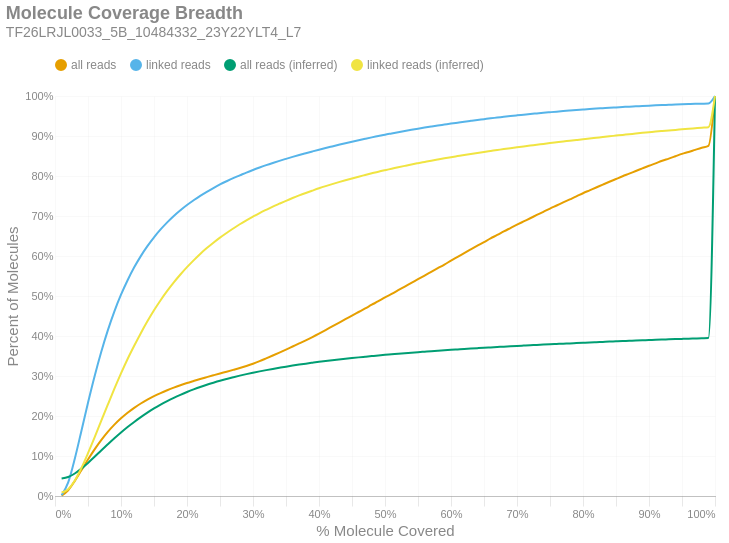

Notebook code for this chart:
### Markdown cell above
### Molecule Read Coverage
This chart shows molecule coverage breadth as computed by the number of bases aligned to that molecule. In other words, "*how much of each unique long molecule is actually sequenced/aligned?*" Keep in mind there is a distinction between sequences and alignments, since some sequences belonging to a particular molecule may not align well and wouldn't appear in the alignment data. This chart also shows molecule coverage breadth as computed by the *inferred fragment* from which the aligned sequences originate. Unlike read coverage, this calculation takes into account the total insert size, including unsequenced gaps between the forward and reverse reads. Like the previous figures, these are cumulative percents.

### Code cell
if SKIPLR:
    print_html(f"Skipped")
else:
    binned_df = consolidated_hist(valids['coverage_bp'], mask, 0.01, True)
    binned_df_inf = consolidated_hist(valids['coverage_inserts'], mask, 0.01, True)
    binned_df = binned_df.with_columns(pl.lit(binned_df_inf['all reads (cumsum)']).alias('all reads (inferred)'))
    binned_df = binned_df.with_columns(pl.lit(binned_df_inf['linked reads (cumsum)']).alias('linked reads (inferred)'))
    binned_df = binned_df.with_columns(
        (pl.col('bin').cast(pl.Float64) + 0.01).alias('right_edge')
    )

    with SafeRender(binned_df):
        (
            density_plot(binned_df, 'Molecule Coverage Breadth', samplename, 'molcov', ['all reads (inferred)','linked reads (inferred)'])
            .encode(
                #x=alt.X('bin:Q', title="% Molecule Covered").axis(format = '%').scale(padding=0),
                x=alt.X('right_edge:Q', title="% Molecule Covered").axis(format='%').scale(padding=0),
                y=alt.Y('value:Q', title='Percent of Molecules')
                    .axis(format='%')
                    .stack(False)
                    .scale(domainMin=0, padding=0),
                color=alt.Color("key:N").scale(domain = ["all reads", "linked reads", "all reads (inferred)", "linked reads (inferred)"]),
                tooltip = [
                    alt.Tooltip("key:N", title = "Data Type"),
                    alt.Tooltip("range_label:N", title="% Molecule Covered"),
                    alt.Tooltip("value:Q", format = ".2%", title="% Molecules")
                ]
            )
        ).display()

### Figure 1 — Vega-Lite specification as saved in the notebook (floating-point values rounded to 4 significant figures)
{"width": "container", "height": 400, "config": {"title": {"anchor": "start", "dy": -15, "fontSize": 18, "color": "#888888", "subtitleColor": "#888888", "subtitleFontSize": 14}, "arc": {"fill": "#0072B2"}, "axis": {"domainColor": "#888888", "domainWidth": 0.5, "gridWidth": 0.2, "grid": false, "titleFontWeight": 400, "titleFontSize": 15, "labelFontSize": 11, "labelColor": "#888888", "tickColor": "#888888", "tickWidth": 0.2, "titleColor": "#888888"}, "axisBand": {"grid": false}, "axisX": {"grid": true, "tickSize": 10, "domainCap": "round"}, "axisY": {"domain": false, "grid": true, "tickSize": 0, "domainCap": "round"}, "background": "transparent", "header": {"labelFontSize": 15, "labelColor": "#888888", "titleFontSize": 15, "titleFontWeight": 600, "titleColor": "#888888"}, "legend": {"labelFont": "sans-serif", "labelFontSize": 12, "labelColor": "#888888", "symbolSize": 100, "symbolType": "circle", "titleFontSize": 12, "titlePadding": 10, "titleColor": "#888888", "title": null, "orient": "top"}, "range": {"category": ["#E69F00", "#56B4E9", "#009E73", "#F0E442", "#0072B2", "#D55E00", "#CC79A7", "#000000"], "diverging": ["#cfe8f3", "#a2d4ec", "#73bfe2", "#46abdb", "#1696d2", "#12719e"]}, "area": {"fill": "#0072B2", "fillOpacity": 0.7, "line": true, "strokeOpacity": 0.7}, "line": {"color": "#0072B2", "stroke": "#0072B2", "strokeWidth": 2}, "trail": {"color": "#0072B2", "stroke": "#0072B2", "strokeWidth": 0, "size": 1}, "point": {"filled": true, "fillOpacity": 1.0, "size": 95}, "text": {"color": "#888888", "fontSize": 11, "align": "right", "fontWeight": 400, "size": 11}, "bar": {"fill": "#0072B2", "stroke": null}, "view": {"stroke": null, "continuousWidth": 660, "continuousHeight": 400}}, "data": {"name": "data-8735054718c991480f7548c6e13b1dec"}, "mark": {"type": "line", "interpolate": "monotone", "point": {"opacity": 0, "size": 275}}, "encoding": {"color": {"field": "key", "scale": {"domain": ["all reads", "linked reads", "all reads (inferred)", "linked reads (inferred)"]}, "type": "nominal"}, "tooltip": [{"field": "key", "title": "Data Type", "type": "nominal"}, {"field": "range_label", "title": "% Molecule Covered", "type": "nominal"}, {"field": "value", "format": ".2%", "title": "% Molecules", "type": "quantitative"}], "x": {"axis": {"format": "%"}, "field": "right_edge", "scale": {"padding": 0}, "title": "% Molecule Covered", "type": "quantitative"}, "y": {"axis": {"format": "%"}, "field": "value", "scale": {"domainMin": 0, "padding": 0}, "stack": false, "title": "Percent of Molecules", "type": "quantitative"}}, "params": [{"name": "param_c36ac31b6afebe62", "select": {"type": "point", "fields": ["key"]}, "bind": "legend"}], "title": {"text": "Molecule Coverage Breadth", "subtitle": "TF26LRJL0033_5B_10484332_23Y22YLT4_L7"}, "transform": [{"fold": ["all reads (cumsum)", "linked reads (cumsum)", "all reads (inferred)", "linked reads (inferred)"]}, {"calculate": "replace(datum.key, ' (cumsum)', '')", "as": "key"}, {"filter": {"param": "param_c36ac31b6afebe62"}}], "usermeta": {"embedOptions": {"downloadFileName": "TF26LRJL0033_5B_10484332_23Y22YLT4_L7.molcov"}}, "$schema": "https://vega.github.io/schema/vega-lite/v6.4.1.json", "datasets": {"data-8735054718c991480f7548c6e13b1dec": [{"bin": "0.0", "interval": "0.0-0.01", "all reads": 0.001097, "linked reads": 0.002053, "all reads (cumsum)": 0.001097, "linked reads (cumsum)": 0.002053, "range_label": "0.0-0.01", "all reads (inferred)": 0.0436, "linked reads (inferred)": 0.008594, "right_edge": 0.01}, {"bin": "0.01", "interval": "0.01-0.02", "all reads": 0.01324, "linked reads": 0.03223, "all reads (cumsum)": 0.01434, "linked reads (cumsum)": 0.03428, "range_label": "0.01-0.02", "all reads (inferred)": 0.04738, "linked reads (inferred)": 0.017, "right_edge": 0.02}, {"bin": "0.02", "interval": "0.02-0.03", "all reads": 0.02322, "linked reads": 0.05905, "all reads (cumsum)": 0.03755, "linked reads (cumsum)": 0.09333, "range_label": "0.02-0.03", "all reads (inferred)": 0.0562, "linked reads (inferred)": 0.03883, "right_edge": 0.03}, {"bin": "0.03", "interval": "0.03-0.04", "all reads": 0.02667, "linked reads": 0.06931, "all reads (cumsum)": 0.06422, "linked reads (cumsum)": 0.1626, "range_label": "0.03-0.04", "all reads (inferred)": 0.06841, "linked reads (inferred)": 0.07004, "right_edge": 0.04}, {"bin": "0.04", "interval": "0.04-0.05", "all reads": 0.02696, "linked reads": 0.07049, "all reads (cumsum)": 0.09119, "linked reads (cumsum)": 0.2331, "range_label": "0.04-0.05", "all reads (inferred)": 0.08276, "linked reads (inferred)": 0.1071, "right_edge": 0.05}, {"bin": "0.05", "interval": "0.05-0.06", "all reads": 0.02527, "linked reads": 0.06624, "all reads (cumsum)": 0.1165, "linked reads (cumsum)": 0.2994, "range_label": "0.05-0.06", "all reads (inferred)": 0.09791, "linked reads (inferred)": 0.1465, "right_edge": 0.06}, {"bin": "0.06", "interval": "0.06-0.07", "all reads": 0.02315, "linked reads": 0.06069, "all reads (cumsum)": 0.1396, "linked reads (cumsum)": 0.3601, "range_label": "0.06-0.07", "all reads (inferred)": 0.1137, "linked reads (inferred)": 0.1878, "right_edge": 0.07}, {"bin": "0.07", "interval": "0.07-0.08", "all reads": 0.0206, "linked reads": 0.05415, "all reads (cumsum)": 0.1602, "linked reads (cumsum)": 0.4142, "range_label": "0.07-0.08", "all reads (inferred)": 0.1292, "linked reads (inferred)": 0.2284, "right_edge": 0.08}, {"bin": "0.08", "interval": "0.08-0.09", "all reads": 0.01811, "linked reads": 0.04755, "all reads (cumsum)": 0.1783, "linked reads (cumsum)": 0.4618, "range_label": "0.08-0.09", "all reads (inferred)": 0.1443, "linked reads (inferred)": 0.2682, "right_edge": 0.09}, {"bin": "0.09", "interval": "0.09-0.1", "all reads": 0.01585, "linked reads": 0.04153, "all reads (cumsum)": 0.1942, "linked reads (cumsum)": 0.5033, "range_label": "0.09-0.1", "all reads (inferred)": 0.1589, "linked reads (inferred)": 0.3064, "right_edge": 0.1}, {"bin": "0.1", "interval": "0.1-0.11", "all reads": 0.01387, "linked reads": 0.03622, "all reads (cumsum)": 0.208, "linked reads (cumsum)": 0.5395, "range_label": "0.1-0.11", "all reads (inferred)": 0.1726, "linked reads (inferred)": 0.3424, "right_edge": 0.11}, {"bin": "0.11", "interval": "0.11-0.12", "all reads": 0.01236, "linked reads": 0.03218, "all reads (cumsum)": 0.2204, "linked reads (cumsum)": 0.5717, "range_label": "0.11-0.12", "all reads (inferred)": 0.1852, "linked reads (inferred)": 0.3755, "right_edge": 0.12}, {"bin": "0.12", "interval": "0.12-0.13", "all reads": 0.01084, "linked reads": 0.02805, "all reads (cumsum)": 0.2312, "linked reads (cumsum)": 0.5997, "range_label": "0.12-0.13", "all reads (inferred)": 0.1972, "linked reads (inferred)": 0.4071, "right_edge": 0.13}, {"bin": "0.13", "interval": "0.13-0.14", "all reads": 0.009674, "linked reads": 0.02482, "all reads (cumsum)": 0.2409, "linked reads (cumsum)": 0.6246, "range_label": "0.13-0.14", "all reads (inferred)": 0.2084, "linked reads (inferred)": 0.4367, "right_edge": 0.14}, {"bin": "0.14", "interval": "0.14-0.15", "all reads": 0.008691, "linked reads": 0.02217, "all reads (cumsum)": 0.2496, "linked reads (cumsum)": 0.6467, "range_label": "0.14-0.15", "all reads (inferred)": 0.2189, "linked reads (inferred)": 0.4642, "right_edge": 0.15}, {"bin": "0.15", "interval": "0.15-0.16", "all reads": 0.00779, "linked reads": 0.01968, "all reads (cumsum)": 0.2574, "linked reads (cumsum)": 0.6664, "range_label": "0.15-0.16", "all reads (inferred)": 0.2285, "linked reads (inferred)": 0.4895, "right_edge": 0.16}, {"bin": "0.16", "interval": "0.16-0.17", "all reads": 0.007064, "linked reads": 0.01764, "all reads (cumsum)": 0.2644, "linked reads (cumsum)": 0.684, "range_label": "0.16-0.17", "all reads (inferred)": 0.2373, "linked reads (inferred)": 0.5127, "right_edge": 0.17}, {"bin": "0.17", "interval": "0.17-0.18", "all reads": 0.006487, "linked reads": 0.01591, "all reads (cumsum)": 0.2709, "linked reads (cumsum)": 0.6999, "range_label": "0.17-0.18", "all reads (inferred)": 0.2455, "linked reads (inferred)": 0.5341, "right_edge": 0.18}, {"bin": "0.18", "interval": "0.18-0.19", "all reads": 0.005958, "linked reads": 0.01431, "all reads (cumsum)": 0.2769, "linked reads (cumsum)": 0.7143, "range_label": "0.18-0.19", "all reads (inferred)": 0.253, "linked reads (inferred)": 0.5538, "right_edge": 0.19}, {"bin": "0.19", "interval": "0.19-0.2", "all reads": 0.005576, "linked reads": 0.0132, "all reads (cumsum)": 0.2825, "linked reads (cumsum)": 0.7275, "range_label": "0.19-0.2", "all reads (inferred)": 0.26, "linked reads (inferred)": 0.5721, "right_edge": 0.2}, {"bin": "0.2", "interval": "0.2-0.21", "all reads": 0.005096, "linked reads": 0.01179, "all reads (cumsum)": 0.2876, "linked reads (cumsum)": 0.7392, "range_label": "0.2-0.21", "all reads (inferred)": 0.2665, "linked reads (inferred)": 0.5892, "right_edge": 0.21}, {"bin": "0.21", "interval": "0.21-0.22", "all reads": 0.00498, "linked reads": 0.01113, "all reads (cumsum)": 0.2925, "linked reads (cumsum)": 0.7504, "range_label": "0.21-0.22", "all reads (inferred)": 0.2726, "linked reads (inferred)": 0.6052, "right_edge": 0.22}, {"bin": "0.22", "interval": "0.22-0.23", "all reads": 0.004701, "linked reads": 0.01004, "all reads (cumsum)": 0.2972, "linked reads (cumsum)": 0.7604, "range_label": "0.22-0.23", "all reads (inferred)": 0.2781, "linked reads (inferred)": 0.6198, "right_edge": 0.23}, {"bin": "0.23", "interval": "0.23-0.24", "all reads": 0.004611, "linked reads": 0.009555, "all reads (cumsum)": 0.3019, "linked reads (cumsum)": 0.77, "range_label": "0.23-0.24", "all reads (inferred)": 0.2833, "linked reads (inferred)": 0.6333, "right_edge": 0.24}, {"bin": "0.24", "interval": "0.24-0.25", "all reads": 0.004531, "linked reads": 0.008873, "all reads (cumsum)": 0.3064, "linked reads (cumsum)": 0.7789, "range_label": "0.24-0.25", "all reads (inferred)": 0.2881, "linked reads (inferred)": 0.646, "right_edge": 0.25}, {"bin": "0.25", "interval": "0.25-0.26", "all reads": 0.004342, "linked reads": 0.008075, "all reads (cumsum)": 0.3107, "linked reads (cumsum)": 0.7869, "range_label": "0.25-0.26", "all reads (inferred)": 0.2926, "linked reads (inferred)": 0.6576, "right_edge": 0.26}, {"bin": "0.26", "interval": "0.26-0.27", "all reads": 0.004505, "linked reads": 0.007684, "all reads (cumsum)": 0.3152, "linked reads (cumsum)": 0.7946, "range_label": "0.26-0.27", "all reads (inferred)": 0.2968, "linked reads (inferred)": 0.6687, "right_edge": 0.27}, {"bin": "0.27", "interval": "0.27-0.28", "all reads": 0.0047, "linked reads": 0.00694, "all reads (cumsum)": 0.3199, "linked reads (cumsum)": 0.8015, "range_label": "0.27-0.28", "all reads (inferred)": 0.3009, "linked reads (inferred)": 0.6794, "right_edge": 0.28}, {"bin": "0.28", "interval": "0.28-0.29", "all reads": 0.005175, "linked reads": 0.007042, "all reads (cumsum)": 0.3251, "linked reads (cumsum)": 0.8086, "range_label": "0.28-0.29", "all reads (inferred)": 0.3047, "linked reads (inferred)": 0.6893, "right_edge": 0.29}, {"bin": "0.29", "interval": "0.29-0.3", "all reads": 0.005643, "linked reads": 0.006484, "all reads (cumsum)": 0.3308, "linked reads (cumsum)": 0.8151, "range_label": "0.29-0.3", "all reads (inferred)": 0.3082, "linked reads (inferred)": 0.6985, "right_edge": 0.3}, {"bin": "0.3", "interval": "0.3-0.31", "all reads": 0.00626, "linked reads": 0.006132, "all reads (cumsum)": 0.337, "linked reads (cumsum)": 0.8212, "range_label": "0.3-0.31", "all reads (inferred)": 0.3116, "linked reads (inferred)": 0.7074, "right_edge": 0.31}, {"bin": "0.31", "interval": "0.31-0.32", "all reads": 0.006989, "linked reads": 0.005894, "all reads (cumsum)": 0.344, "linked reads (cumsum)": 0.8271, "range_label": "0.31-0.32", "all reads (inferred)": 0.3147, "linked reads (inferred)": 0.7155, "right_edge": 0.32}, {"bin": "0.32", "interval": "0.32-0.33", "all reads": 0.007178, "linked reads": 0.005528, "all reads (cumsum)": 0.3512, "linked reads (cumsum)": 0.8326, "range_label": "0.32-0.33", "all reads (inferred)": 0.3177, "linked reads (inferred)": 0.7234, "right_edge": 0.33}, {"bin": "0.33", "interval": "0.33-0.34", "all reads": 0.007293, "linked reads": 0.005283, "all reads (cumsum)": 0.3585, "linked reads (cumsum)": 0.8379, "range_label": "0.33-0.34", "all reads (inferred)": 0.3206, "linked reads (inferred)": 0.7308, "right_edge": 0.34}, {"bin": "0.34", "interval": "0.34-0.35", "all reads": 0.007478, "linked reads": 0.00497, "all reads (cumsum)": 0.3659, "linked reads (cumsum)": 0.8429, "range_label": "0.34-0.35", "all reads (inferred)": 0.3233, "linked reads (inferred)": 0.738, "right_edge": 0.35}, {"bin": "0.35", "interval": "0.35-0.36", "all reads": 0.007726, "linked reads": 0.004864, "all reads (cumsum)": 0.3737, "linked reads (cumsum)": 0.8477, "range_label": "0.35-0.36", "all reads (inferred)": 0.326, "linked reads (inferred)": 0.7449, "right_edge": 0.36}, {"bin": "0.36", "interval": "0.36-0.37", "all reads": 0.007711, "linked reads": 0.004717, "all reads (cumsum)": 0.3814, "linked reads (cumsum)": 0.8525, "range_label": "0.36-0.37", "all reads (inferred)": 0.3285, "linked reads (inferred)": 0.7515, "right_edge": 0.37}, {"bin": "0.37", "interval": "0.37-0.38", "all reads": 0.007829, "linked reads": 0.004491, "all reads (cumsum)": 0.3892, "linked reads (cumsum)": 0.857, "range_label": "0.37-0.38", "all reads (inferred)": 0.3309, "linked reads (inferred)": 0.7576, "right_edge": 0.38}, {"bin": "0.38", "interval": "0.38-0.39", "all reads": 0.008121, "linked reads": 0.004418, "all reads (cumsum)": 0.3973, "linked reads (cumsum)": 0.8614, "range_label": "0.38-0.39", "all reads (inferred)": 0.3331, "linked reads (inferred)": 0.7635, "right_edge": 0.39}, {"bin": "0.39", "interval": "0.39-0.4", "all reads": 0.008554, "linked reads": 0.004353, "all reads (cumsum)": 0.4059, "linked reads (cumsum)": 0.8657, "range_label": "0.39-0.4", "all reads (inferred)": 0.3353, "linked reads (inferred)": 0.7692, "right_edge": 0.4}, {"bin": "0.4", "interval": "0.4-0.41", "all reads": 0.008862, "linked reads": 0.004216, "all reads (cumsum)": 0.4148, "linked reads (cumsum)": 0.8699, "range_label": "0.4-0.41", "all reads (inferred)": 0.3374, "linked reads (inferred)": 0.7746, "right_edge": 0.41}, {"bin": "0.41", "interval": "0.41-0.42", "all reads": 0.009183, "linked reads": 0.004044, "all reads (cumsum)": 0.4239, "linked reads (cumsum)": 0.874, "range_label": "0.41-0.42", "all reads (inferred)": 0.3394, "linked reads (inferred)": 0.7797, "right_edge": 0.42}, {"bin": "0.42", "interval": "0.42-0.43", "all reads": 0.009064, "linked reads": 0.004008, "all reads (cumsum)": 0.433, "linked reads (cumsum)": 0.878, "range_label": "0.42-0.43", "all reads (inferred)": 0.3413, "linked reads (inferred)": 0.7846, "right_edge": 0.43}, {"bin": "0.43", "interval": "0.43-0.44", "all reads": 0.008928, "linked reads": 0.003955, "all reads (cumsum)": 0.4419, "linked reads (cumsum)": 0.8819, "range_label": "0.43-0.44", "all reads (inferred)": 0.3431, "linked reads (inferred)": 0.7893, "right_edge": 0.44}, {"bin": "0.44", "interval": "0.44-0.45", "all reads": 0.00911, "linked reads": 0.003808, "all reads (cumsum)": 0.451, "linked reads (cumsum)": 0.8858, "range_label": "0.44-0.45", "all reads (inferred)": 0.3449, "linked reads (inferred)": 0.7939, "right_edge": 0.45}, {"bin": "0.45", "interval": "0.45-0.46", "all reads": 0.00896, "linked reads": 0.003716, "all reads (cumsum)": 0.46, "linked reads (cumsum)": 0.8895, "range_label": "0.45-0.46", "all reads (inferred)": 0.3466, "linked reads (inferred)": 0.7983, "right_edge": 0.46}, {"bin": "0.46", "interval": "0.46-0.47", "all reads": 0.008953, "linked reads": 0.003605, "all reads (cumsum)": 0.469, "linked reads (cumsum)": 0.8931, "range_label": "0.46-0.47", "all reads (inferred)": 0.3482, "linked reads (inferred)": 0.8025, "right_edge": 0.47}, {"bin": "0.47", "interval": "0.47-0.48", "all reads": 0.009183, "linked reads": 0.003518, "all reads (cumsum)": 0.4781, "linked reads (cumsum)": 0.8966, "range_label": "0.47-0.48", "all reads (inferred)": 0.3498, "linked reads (inferred)": 0.8067, "right_edge": 0.48}, {"bin": "0.48", "interval": "0.48-0.49", "all reads": 0.008764, "linked reads": 0.003326, "all reads (cumsum)": 0.4869, "linked reads (cumsum)": 0.8999, "range_label": "0.48-0.49", "all reads (inferred)": 0.3514, "linked reads (inferred)": 0.8108, "right_edge": 0.49}, {"bin": "0.49", "interval": "0.49-0.5", "all reads": 0.0098, "linked reads": 0.003395, "all reads (cumsum)": 0.4967, "linked reads (cumsum)": 0.9033, "range_label": "0.49-0.5", "all reads (inferred)": 0.3528, "linked reads (inferred)": 0.8145, "right_edge": 0.5}, {"bin": "0.5", "interval": "0.5-0.51", "all reads": 0.008387, "linked reads": 0.003065, "all reads (cumsum)": 0.5051, "linked reads (cumsum)": 0.9064, "range_label": "0.5-0.51", "all reads (inferred)": 0.3542, "linked reads (inferred)": 0.8181, "right_edge": 0.51}, {"bin": "0.51", "interval": "0.51-0.52", "all reads": 0.009417, "linked reads": 0.003051, "all reads (cumsum)": 0.5145, "linked reads (cumsum)": 0.9094, "range_label": "0.51-0.52", "all reads (inferred)": 0.3556, "linked reads (inferred)": 0.8218, "right_edge": 0.52}, {"bin": "0.52", "interval": "0.52-0.53", "all reads": 0.009073, "linked reads": 0.003007, "all reads (cumsum)": 0.5236, "linked reads (cumsum)": 0.9124, "range_label": "0.52-0.53", "all reads (inferred)": 0.357, "linked reads (inferred)": 0.8253, "right_edge": 0.53}, {"bin": "0.53", "interval": "0.53-0.54", "all reads": 0.009227, "linked reads": 0.002932, "all reads (cumsum)": 0.5328, "linked reads (cumsum)": 0.9154, "range_label": "0.53-0.54", "all reads (inferred)": 0.3583, "linked reads (inferred)": 0.8288, "right_edge": 0.54}, {"bin": "0.54", "interval": "0.54-0.55", "all reads": 0.009102, "linked reads": 0.002866, "all reads (cumsum)": 0.5419, "linked reads (cumsum)": 0.9182, "range_label": "0.54-0.55", "all reads (inferred)": 0.3596, "linked reads (inferred)": 0.832, "right_edge": 0.55}, {"bin": "0.55", "interval": "0.55-0.56", "all reads": 0.009242, "linked reads": 0.002753, "all reads (cumsum)": 0.5511, "linked reads (cumsum)": 0.921, "range_label": "0.55-0.56", "all reads (inferred)": 0.3608, "linked reads (inferred)": 0.8352, "right_edge": 0.56}, {"bin": "0.56", "interval": "0.56-0.57", "all reads": 0.009115, "linked reads": 0.002637, "all reads (cumsum)": 0.5603, "linked reads (cumsum)": 0.9236, "range_label": "0.56-0.57", "all reads (inferred)": 0.362, "linked reads (inferred)": 0.8383, "right_edge": 0.57}, {"bin": "0.57", "interval": "0.57-0.58", "all reads": 0.009163, "linked reads": 0.002575, "all reads (cumsum)": 0.5694, "linked reads (cumsum)": 0.9262, "range_label": "0.57-0.58", "all reads (inferred)": 0.3632, "linked reads (inferred)": 0.8413, "right_edge": 0.58}, {"bin": "0.58", "interval": "0.58-0.59", "all reads": 0.009237, "linked reads": 0.002434, "all reads (cumsum)": 0.5787, "linked reads (cumsum)": 0.9286, "range_label": "0.58-0.59", "all reads (inferred)": 0.3644, "linked reads (inferred)": 0.8443, "right_edge": 0.59}, {"bin": "0.59", "interval": "0.59-0.6", "all reads": 0.009686, "linked reads": 0.002453, "all reads (cumsum)": 0.5883, "linked reads (cumsum)": 0.9311, "range_label": "0.59-0.6", "all reads (inferred)": 0.3654, "linked reads (inferred)": 0.8471, "right_edge": 0.6}, {"bin": "0.6", "interval": "0.6-0.61", "all reads": 0.009359, "linked reads": 0.002294, "all reads (cumsum)": 0.5977, "linked reads (cumsum)": 0.9334, "range_label": "0.6-0.61", "all reads (inferred)": 0.3665, "linked reads (inferred)": 0.8498, "right_edge": 0.61}, {"bin": "0.61", "interval": "0.61-0.62", "all reads": 0.009623, "linked reads": 0.002271, "all reads (cumsum)": 0.6073, "linked reads (cumsum)": 0.9357, "range_label": "0.61-0.62", "all reads (inferred)": 0.3676, "linked reads (inferred)": 0.8525, "right_edge": 0.62}, {"bin": "0.62", "interval": "0.62-0.63", "all reads": 0.009314, "linked reads": 0.002196, "all reads (cumsum)": 0.6166, "linked reads (cumsum)": 0.9378, "range_label": "0.62-0.63", "all reads (inferred)": 0.3686, "linked reads (inferred)": 0.8552, "right_edge": 0.63}, {"bin": "0.63", "interval": "0.63-0.64", "all reads": 0.009184, "linked reads": 0.00217, "all reads (cumsum)": 0.6258, "linked reads (cumsum)": 0.94, "range_label": "0.63-0.64", "all reads (inferred)": 0.3696, "linked reads (inferred)": 0.8577, "right_edge": 0.64}, {"bin": "0.64", "interval": "0.64-0.65", "all reads": 0.008971, "linked reads": 0.002094, "all reads (cumsum)": 0.6348, "linked reads (cumsum)": 0.9421, "range_label": "0.64-0.65", "all reads (inferred)": 0.3706, "linked reads (inferred)": 0.8602, "right_edge": 0.65}, {"bin": "0.65", "interval": "0.65-0.66", "all reads": 0.009159, "linked reads": 0.002141, "all reads (cumsum)": 0.644, "linked reads (cumsum)": 0.9443, "range_label": "0.65-0.66", "all reads (inferred)": 0.3715, "linked reads (inferred)": 0.8626, "right_edge": 0.66}, {"bin": "0.66", "interval": "0.66-0.67", "all reads": 0.008586, "linked reads": 0.001831, "all reads (cumsum)": 0.6525, "linked reads (cumsum)": 0.9461, "range_label": "0.66-0.67", "all reads (inferred)": 0.3724, "linked reads (inferred)": 0.8649, "right_edge": 0.67}, {"bin": "0.67", "interval": "0.67-0.68", "all reads": 0.008884, "linked reads": 0.001942, "all reads (cumsum)": 0.6614, "linked reads (cumsum)": 0.948, "range_label": "0.67-0.68", "all reads (inferred)": 0.3734, "linked reads (inferred)": 0.8673, "right_edge": 0.68}, {"bin": "0.68", "interval": "0.68-0.69", "all reads": 0.008446, "linked reads": 0.001838, "all reads (cumsum)": 0.6699, "linked reads (cumsum)": 0.9499, "range_label": "0.68-0.69", "all reads (inferred)": 0.3743, "linked reads (inferred)": 0.8696, "right_edge": 0.69}, {"bin": "0.69", "interval": "0.69-0.7", "all reads": 0.008393, "linked reads": 0.001716, "all reads (cumsum)": 0.6783, "linked reads (cumsum)": 0.9516, "range_label": "0.69-0.7", "all reads (inferred)": 0.3751, "linked reads (inferred)": 0.8718, "right_edge": 0.7}, {"bin": "0.7", "interval": "0.7-0.71", "all reads": 0.008099, "linked reads": 0.001669, "all reads (cumsum)": 0.6864, "linked reads (cumsum)": 0.9533, "range_label": "0.7-0.71", "all reads (inferred)": 0.376, "linked reads (inferred)": 0.874, "right_edge": 0.71}, {"bin": "0.71", "interval": "0.71-0.72", "all reads": 0.008037, "linked reads": 0.001679, "all reads (cumsum)": 0.6944, "linked reads (cumsum)": 0.9549, "range_label": "0.71-0.72", "all reads (inferred)": 0.3768, "linked reads (inferred)": 0.8761, "right_edge": 0.72}, {"bin": "0.72", "interval": "0.72-0.73", "all reads": 0.008166, "linked reads": 0.001546, "all reads (cumsum)": 0.7026, "linked reads (cumsum)": 0.9565, "range_label": "0.72-0.73", "all reads (inferred)": 0.3776, "linked reads (inferred)": 0.8781, "right_edge": 0.73}, {"bin": "0.73", "interval": "0.73-0.74", "all reads": 0.007958, "linked reads": 0.001541, "all reads (cumsum)": 0.7105, "linked reads (cumsum)": 0.958, "range_label": "0.73-0.74", "all reads (inferred)": 0.3785, "linked reads (inferred)": 0.8802, "right_edge": 0.74}, {"bin": "0.74", "interval": "0.74-0.75", "all reads": 0.008138, "linked reads": 0.001445, "all reads (cumsum)": 0.7187, "linked reads (cumsum)": 0.9595, "range_label": "0.74-0.75", "all reads (inferred)": 0.3793, "linked reads (inferred)": 0.8823, "right_edge": 0.75}, {"bin": "0.75", "interval": "0.75-0.76", "all reads": 0.007593, "linked reads": 0.001426, "all reads (cumsum)": 0.7263, "linked reads (cumsum)": 0.9609, "range_label": "0.75-0.76", "all reads (inferred)": 0.3801, "linked reads (inferred)": 0.8843, "right_edge": 0.76}, {"bin": "0.76", "interval": "0.76-0.77", "all reads": 0.007668, "linked reads": 0.001364, "all reads (cumsum)": 0.7339, "linked reads (cumsum)": 0.9623, "range_label": "0.76-0.77", "all reads (inferred)": 0.3808, "linked reads (inferred)": 0.8862, "right_edge": 0.77}, {"bin": "0.77", "interval": "0.77-0.78", "all reads": 0.007539, "linked reads": 0.001294, "all reads (cumsum)": 0.7415, "linked reads (cumsum)": 0.9635, "range_label": "0.77-0.78", "all reads (inferred)": 0.3815, "linked reads (inferred)": 0.8881, "right_edge": 0.78}, {"bin": "0.78", "interval": "0.78-0.79", "all reads": 0.007496, "linked reads": 0.001262, "all reads (cumsum)": 0.749, "linked reads (cumsum)": 0.9648, "range_label": "0.78-0.79", "all reads (inferred)": 0.3823, "linked reads (inferred)": 0.89, "right_edge": 0.79}, {"bin": "0.79", "interval": "0.79-0.8", "all reads": 0.007943, "linked reads": 0.0013, "all reads (cumsum)": 0.7569, "linked reads (cumsum)": 0.9661, "range_label": "0.79-0.8", "all reads (inferred)": 0.3831, "linked reads (inferred)": 0.8919, "right_edge": 0.8}, {"bin": "0.8", "interval": "0.8-0.81", "all reads": 0.007195, "linked reads": 0.001266, "all reads (cumsum)": 0.7641, "linked reads (cumsum)": 0.9674, "range_label": "0.8-0.81", "all reads (inferred)": 0.3838, "linked reads (inferred)": 0.8939, "right_edge": 0.81}, {"bin": "0.81", "interval": "0.81-0.82", "all reads": 0.007181, "linked reads": 0.001138, "all reads (cumsum)": 0.7713, "linked reads (cumsum)": 0.9685, "range_label": "0.81-0.82", "all reads (inferred)": 0.3845, "linked reads (inferred)": 0.8957, "right_edge": 0.82}, {"bin": "0.82", "interval": "0.82-0.83", "all reads": 0.007217, "linked reads": 0.00104, "all reads (cumsum)": 0.7785, "linked reads (cumsum)": 0.9696, "range_label": "0.82-0.83", "all reads (inferred)": 0.3852, "linked reads (inferred)": 0.8975, "right_edge": 0.83}, {"bin": "0.83", "interval": "0.83-0.84", "all reads": 0.007119, "linked reads": 0.001053, "all reads (cumsum)": 0.7856, "linked reads (cumsum)": 0.9706, "range_label": "0.83-0.84", "all reads (inferred)": 0.3859, "linked reads (inferred)": 0.8993, "right_edge": 0.84}, {"bin": "0.84", "interval": "0.84-0.85", "all reads": 0.006858, "linked reads": 0.0009402, "all reads (cumsum)": 0.7925, "linked reads (cumsum)": 0.9715, "range_label": "0.84-0.85", "all reads (inferred)": 0.3866, "linked reads (inferred)": 0.901, "right_edge": 0.85}, {"bin": "0.85", "interval": "0.85-0.86", "all reads": 0.006871, "linked reads": 0.0009319, "all reads (cumsum)": 0.7993, "linked reads (cumsum)": 0.9725, "range_label": "0.85-0.86", "all reads (inferred)": 0.3873, "linked reads (inferred)": 0.9028, "right_edge": 0.86}, {"bin": "0.86", "interval": "0.86-0.87", "all reads": 0.006523, "linked reads": 0.0009553, "all reads (cumsum)": 0.8059, "linked reads (cumsum)": 0.9734, "range_label": "0.86-0.87", "all reads (inferred)": 0.388, "linked reads (inferred)": 0.9044, "right_edge": 0.87}, {"bin": "0.87", "interval": "0.87-0.88", "all reads": 0.006682, "linked reads": 0.0008104, "all reads (cumsum)": 0.8126, "linked reads (cumsum)": 0.9742, "range_label": "0.87-0.88", "all reads (inferred)": 0.3886, "linked reads (inferred)": 0.9062, "right_edge": 0.88}, {"bin": "0.88", "interval": "0.88-0.89", "all reads": 0.006514, "linked reads": 0.0008822, "all reads (cumsum)": 0.8191, "linked reads (cumsum)": 0.9751, "range_label": "0.88-0.89", "all reads (inferred)": 0.3893, "linked reads (inferred)": 0.9078, "right_edge": 0.89}, {"bin": "0.89", "interval": "0.89-0.9", "all reads": 0.006517, "linked reads": 0.0008049, "all reads (cumsum)": 0.8256, "linked reads (cumsum)": 0.9759, "range_label": "0.89-0.9", "all reads (inferred)": 0.3899, "linked reads (inferred)": 0.9094, "right_edge": 0.9}, {"bin": "0.9", "interval": "0.9-0.91", "all reads": 0.005946, "linked reads": 0.0007469, "all reads (cumsum)": 0.8315, "linked reads (cumsum)": 0.9767, "range_label": "0.9-0.91", "all reads (inferred)": 0.3905, "linked reads (inferred)": 0.911, "right_edge": 0.91}, {"bin": "0.91", "interval": "0.91-0.92", "all reads": 0.006626, "linked reads": 0.0006917, "all reads (cumsum)": 0.8382, "linked reads (cumsum)": 0.9774, "range_label": "0.91-0.92", "all reads (inferred)": 0.3911, "linked reads (inferred)": 0.9124, "right_edge": 0.92}, {"bin": "0.92", "interval": "0.92-0.93", "all reads": 0.005347, "linked reads": 0.0006268, "all reads (cumsum)": 0.8435, "linked reads (cumsum)": 0.978, "range_label": "0.92-0.93", "all reads (inferred)": 0.3916, "linked reads (inferred)": 0.9138, "right_edge": 0.93}, {"bin": "0.93", "interval": "0.93-0.94", "all reads": 0.005823, "linked reads": 0.000653, "all reads (cumsum)": 0.8493, "linked reads (cumsum)": 0.9786, "range_label": "0.93-0.94", "all reads (inferred)": 0.3922, "linked reads (inferred)": 0.9153, "right_edge": 0.94}, {"bin": "0.94", "interval": "0.94-0.95", "all reads": 0.005903, "linked reads": 0.0005867, "all reads (cumsum)": 0.8552, "linked reads (cumsum)": 0.9792, "range_label": "0.94-0.95", "all reads (inferred)": 0.3928, "linked reads (inferred)": 0.9166, "right_edge": 0.95}, {"bin": "0.95", "interval": "0.95-0.96", "all reads": 0.004851, "linked reads": 0.0005467, "all reads (cumsum)": 0.8601, "linked reads (cumsum)": 0.9798, "range_label": "0.95-0.96", "all reads (inferred)": 0.3934, "linked reads (inferred)": 0.918, "right_edge": 0.96}, {"bin": "0.96", "interval": "0.96-0.97", "all reads": 0.005327, "linked reads": 0.000537, "all reads (cumsum)": 0.8654, "linked reads (cumsum)": 0.9803, "range_label": "0.96-0.97", "all reads (inferred)": 0.3939, "linked reads (inferred)": 0.9194, "right_edge": 0.97}, {"bin": "0.97", "interval": "0.97-0.98", "all reads": 0.005191, "linked reads": 0.0004791, "all reads (cumsum)": 0.8706, "linked reads (cumsum)": 0.9808, "range_label": "0.97-0.98", "all reads (inferred)": 0.3945, "linked reads (inferred)": 0.9207, "right_edge": 0.98}, {"bin": "0.98", "interval": "0.98-0.99", "all reads": 0.004676, "linked reads": 0.0005094, "all reads (cumsum)": 0.8753, "linked reads (cumsum)": 0.9813, "range_label": "0.98-0.99", "all reads (inferred)": 0.3951, "linked reads (inferred)": 0.9221, "right_edge": 0.99}, {"bin": "0.99", "interval": "0.99-1.0", "all reads": 0.1247, "linked reads": 0.01869, "all reads (cumsum)": 1.0, "linked reads (cumsum)": 1.0, "range_label": "0.99-1.0", "all reads (inferred)": 1.0, "linked reads (inferred)": 1.0, "right_edge": 1.0}]}}
